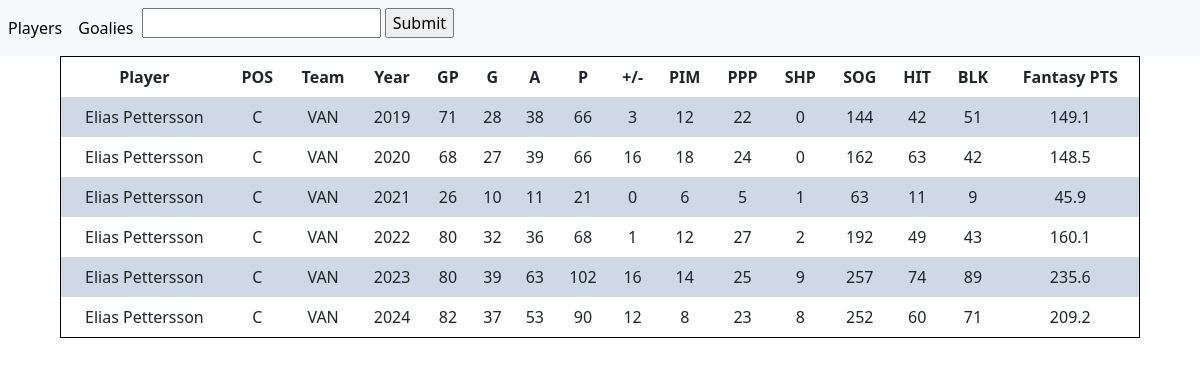
/8480012/, run on the app's committed database.
### fantasy/models.py (models this page shows, shortened)
class Stats(models.Model):
    player = models.ForeignKey(Player, on_delete=models.CASCADE)
    season = models.ForeignKey(Season, on_delete=models.CASCADE)
    team = models.ForeignKey(Team, on_delete=models.CASCADE, null=True)
    goals = models.IntegerField(default = 0)
    assists = models.IntegerField(default = 0)
    toi = models.CharField(max_length = 12, default = "N/A")
    pim = models.IntegerField(default = 0)
    shots = models.IntegerField(default = 0)
    games = models.IntegerField(default = 0)
    hits = models.IntegerField(default = 0)
    blocks = models.IntegerField(default = 0)
    plusMinus = models.IntegerField(default = 0)
    points = models.IntegerField(default = 0)
    shifts = models.IntegerField(default = 0)
    faceoffPct = models.FloatField(default = 0)
    shotPct = models.FloatField(default = 0)
    powerPlayGoals = models.IntegerField(default = 0)
    powerPlayPoints = models.IntegerField(default = 0)
    powerPlayTOI = models.CharField(max_length = 12, default = "N/A")
    shortHandGoals = models.IntegerField(default = 0)
    shortHandPoints = models.IntegerField(default = 0)
    shortHandTOI = models.CharField(max_length = 12, default = "N/A")
    gameWinningGoals = models.IntegerField(default = 0)
    overtimeGoals = models.IntegerField(default = 0)
    evenTOI = models.CharField(max_length = 12, default = "N/A")
    fantasyPoints = models.FloatField(default = 0)

class Player(models.Model):
    name = models.CharField(max_length = 50, default = "")
    team = models.ForeignKey(Team, on_delete=models.CASCADE)
    number = models.IntegerField(default = -1)
    age = models.IntegerField(default = -1)
    height = models.CharField(max_length = 3, default = "X") #In foot, inches
    weight = models.IntegerField(default = -1) #in pounds
    id_num = models.IntegerField(default = -1) #Id num for NHL api
    country = models.CharField(max_length = 20, default = "N/A")
    position = models.CharField(max_length = 20, default = "N/A")
    pos_code = models.CharField(max_length = 3, default = "X")

class Team(models.Model):
    name = models.CharField(max_length = 50, default = "")
    division = models.CharField(max_length = 50, default = "")
    conference = models.CharField(max_length = 50, default = "")
    acronym = models.CharField(max_length = 3, default = "") #3 letter abreviation
    id_num = models.IntegerField(default = -1) #Id number for NHL api

class Season(models.Model):
    year = models.IntegerField()
    current_season = models.BooleanField(default = False) #marks which season is the current season

### fantasy/views.py (the view, shortened to what this page needs)
# urls.py: path("<int:id_num>/", views.player_details, name='player_details'),
def player_details(request, id_num):
    person = Player.objects.filter(id_num=id_num)[0]
    details = Stats.objects.filter(player=person)
    players = Player.objects.all()
    context = {
        "players": players,
        "player_list": details
        }
    template = loader.get_template("players_details.html")
    return HttpResponse(template.render(context, request))

### templates/players_details.html (shortened to what this page needs)
{% load static %}
<!DOCTYPE html>
<html>
<link rel="stylesheet" type="text/css" href="{% static '\css\table_style.css' %}">
<head>
  <link href="https://cdn.jsdelivr.net/npm/bootstrap@5.3.0/dist/css/bootstrap.min.css" rel="stylesheet">
</head>
<body>
{% include 'navbar.html' %}
<div id="Players" class="tabcontent">
    <table id="player_table" class="base-table">
        <tr>
            <th>Player</th>
            <th>POS</th>
            <th>Team</th>
            <th>Year</th>
            <th>GP</th>
            <th>G</th>
            <th>A</th>
            <th>P</th>
            <th>+/-</th>
            <th>PIM</th>
            <th>PPP</th>
            <th>SHP</th>
            <th>SOG</th>
            <th>HIT</th>
            <th>BLK</th>
            <th>Fantasy PTS</th>
        </tr>
        {% for stat in player_list %}
            <tr onmouseenter="highlightRow(this)" onmouseleave="unhighlightRow(this)">
                <td>{{stat.player.name}}</td>
                <td>{{stat.player.pos_code}}</td>
                <td>{{stat.team.acronym}}</td>
                <td>{{stat.season.year}}</td>
                <td>{{stat.games}}</td>
                <td>{{stat.goals}}</td>
                <td>{{stat.assists}}</td>
                <td>{{stat.points}}</td>
                <td>{{stat.plusMinus}}</td>
                <td>{{stat.pim}}</td>
                <td>{{stat.powerPlayPoints}}</td>
                <td>{{stat.shortHandPoints}}</td>
                <td>{{stat.shots}}</td>
                <td>{{stat.hits}}</td>
                <td>{{stat.blocks}}</td>
                <td>{{stat.fantasyPoints}}</td>
            </tr>
        {% endfor %}
    </table>
</div>
</body>
</html>

### static/css/table_style.css (style rules this page uses)
table, th, td { border: 1px solid black; border-top: none; border-bottom: none; padding: 8px; border-collapse: collapse; text-align: center; }
tr:nth-child(even) { background-color: #FCF5E5; }
tr:nth-child(odd) { background-color: #FFFFFF; }
.base-table { width: 90%; margin: 0 auto; border: 1px solid black; border-collapse: collapse; text-align: center; }
tr:nth-child(even):not(.highlighted-row) { background-color: #CED9E5; }
tr:nth-child(odd):not(.highlighted-row) { background-color: #FFFFFF; }

### data on the page
Stats: player.name "Elias Pettersson", player.pos_code "C", team.acronym "VAN", season.year "2019", games "71", goals "28", assists "38", points "66", plusMinus "3", pim "12", powerPlayPoints "22", shortHandPoints "0", shots "144", hits "42", blocks "51", fantasyPoints "149.1"
Stats: player.name "Elias Pettersson", player.pos_code "C", team.acronym "VAN", season.year "2020", games "68", goals "27", assists "39", points "66", plusMinus "16", pim "18", powerPlayPoints "24", shortHandPoints "0", shots "162", hits "63", blocks "42", fantasyPoints "148.5"
Stats: player.name "Elias Pettersson", player.pos_code "C", team.acronym "VAN", season.year "2021", games "26", goals "10", assists "11", points "21", plusMinus "0", pim "6", powerPlayPoints "5", shortHandPoints "1", shots "63", hits "11", blocks "9", fantasyPoints "45.9"
Stats: player.name "Elias Pettersson", player.pos_code "C", team.acronym "VAN", season.year "2022", games "80", goals "32", assists "36", points "68", plusMinus "1", pim "12", powerPlayPoints "27", shortHandPoints "2", shots "192", hits "49", blocks "43", fantasyPoints "160.1"
Stats: player.name "Elias Pettersson", player.pos_code "C", team.acronym "VAN", season.year "2023", games "80", goals "39", assists "63", points "102", plusMinus "16", pim "14", powerPlayPoints "25", shortHandPoints "9", shots "257", hits "74", blocks "89", fantasyPoints "235.6"
Stats: player.name "Elias Pettersson", player.pos_code "C", team.acronym "VAN", season.year "2024", games "82", goals "37", assists "53", points "90", plusMinus "12", pim "8", powerPlayPoints "23", shortHandPoints "8", shots "252", hits "60", blocks "71", fantasyPoints "209.2"
